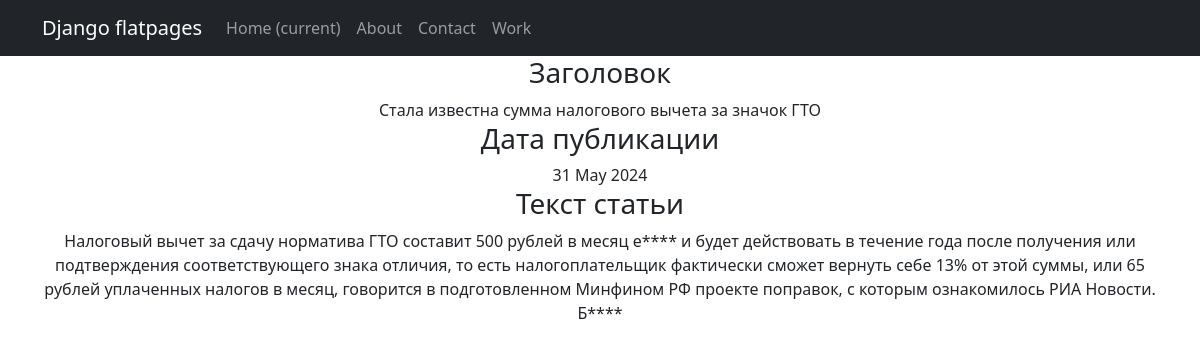
The page /2 on the database as committed earlier.
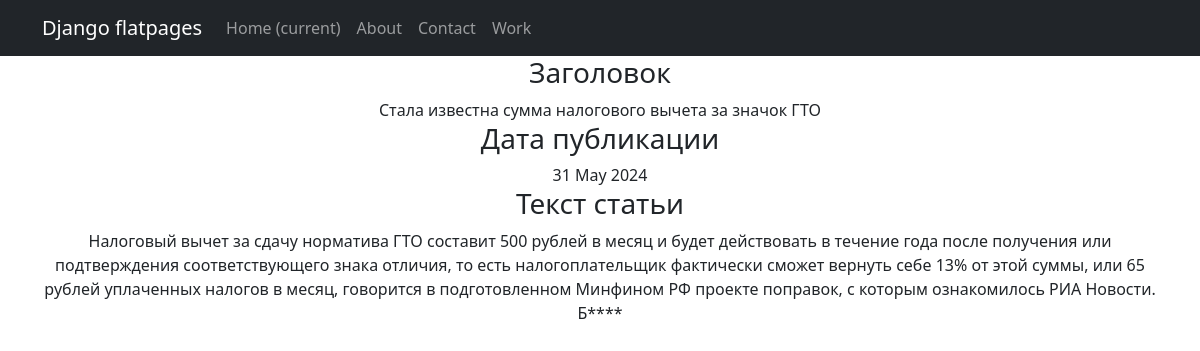
The same page on the database as committed later.
### News/models.py (models this page shows, shortened)
class Post(models.Model):
    news = 'NE'
    article = 'AR'
    POST_TIPE = [
        (news, "Новость"),
        (article, 'Статья')
    ]
    post_time_in = models.DateTimeField(auto_now_add=True)
    post_type = models.CharField(max_length=2, choices=POST_TIPE)
    title = models.CharField(max_length=255, default='None')
    post_text = models.TextField(default="Здесь пока никто ничего не написал.")
    post_rating = models.IntegerField(default=0)
    author_id = models.ForeignKey(Author, on_delete=models.CASCADE)
    categories = models.ManyToManyField(Category, through='PostCategory')

### News/views.py (the view)
# urls.py: path('<int:pk>', PostDetail.as_view(), name='post_detail'),
class PostDetail(DetailView):
    model = Post
    template_name = 'post.html'
    context_object_name = 'post'

### News/templatetags/custom_filters.py (called while the page is built)
@register.filter()
def filter_message(message: str):
    bad_words = BAD_WORDS
    words = message.split()
    filtered_words = []
    for word in words:
        cleaned_word = ''.join(char for char in word if char.isalnum()).lower()
        if cleaned_word in bad_words:
            masked_word = word[0] + ('*' * (len(word)-1))
            filtered_words.append(masked_word)
        else:
            filtered_words.append(word)
    return ' '.join(filtered_words)

### templates/post.html (shortened to what this page needs)
{% extends 'flatpages/default.html' %}
{% load custom_filters %}!
{% block content %}
<h3>Заголовок</h3>
<td>{{ post.title }}</td>
<h3>Дата публикации</h3>
<td>{{ post.post_time_in| date:'d M Y' }}</td>
<h3>Текст статьи</h3>
<td>{{ post.post_text| filter_message }}</td>
{% endblock content %}

Rows that differ between the two databases and show on the page:
changed Post "Стала известна сумма налогового вычета за значок ГТО": post_text|filter_message "…500 рублей в месяц е**** и будет действовать в…" → "…500 рублей в месяц и будет действовать в…"
